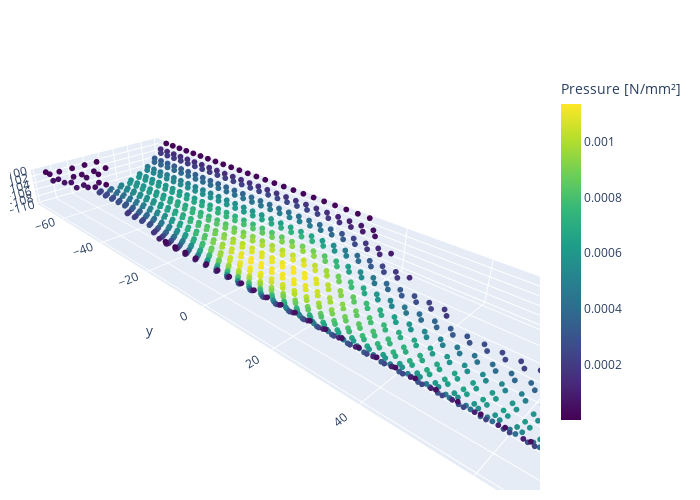

Source (notebook cell):
### Markdown cell above
## Force Scatter

### Code cell
magnitudes = np.linalg.norm(pressures, axis=1)

fig = go.Figure()

scatter = go.Scatter3d(
    x=point_list[:, 0],
    y=point_list[:, 1],
    z=point_list[:, 2],
    mode="markers",
    marker=dict(
        size=2,
        color=magnitudes,  # Set color equal to a variable
        colorscale=colormap,  # Choose a colormap
        colorbar=dict(
            title="Pressure [N/mm²]",
            len=0.75,
            thickness=20,
        ),
        opacity=1,
    ),
)

fig.add_trace(scatter)

# Update the layout if needed
fig.update_layout(
    width=700,
    height=500,
    margin=dict(l=10, r=10, t=10, b=10),
    scene=dict(
        aspectmode="data",
        aspectratio=dict(x=1, y=1, z=1),
        camera=dict(eye=dict(x=2, y=2, z=1.5)),
    ),
)

# Show the plot
display(fig)

### Figure 1 — Plotly figure (JSON) as saved in the notebook; plotly's stock layout.template omitted (floating-point values rounded to 4 significant figures; data arrays with more than 128 entries replaced by an {"elided": "..."} marker saying what was removed)
{"data": [{"marker": {"color": {"elided": "902 float values"}, "colorbar": {"len": 0.75, "thickness": 20, "title": {"text": "Pressure [N/mm²]"}}, "colorscale": [[0, "#440154"], [0.1111, "#482878"], [0.2222, "#3e4989"], [0.3333, "#31688e"], [0.4444, "#26828e"], [0.5556, "#1f9e89"], [0.6667, "#35b779"], [0.7778, "#6ece58"], [0.8889, "#b5de2b"], [1, "#fde725"]], "opacity": 1, "size": 2}, "mode": "markers", "type": "scatter3d", "x": {"elided": "902 float values"}, "y": {"elided": "902 float values"}, "z": {"elided": "902 float values"}}], "layout": {"height": 500, "margin": {"b": 10, "l": 10, "r": 10, "t": 10}, "scene": {"aspectmode": "data", "aspectratio": {"x": 1, "y": 1, "z": 1}, "camera": {"eye": {"x": 2, "y": 2, "z": 1.5}}}, "width": 700}}
